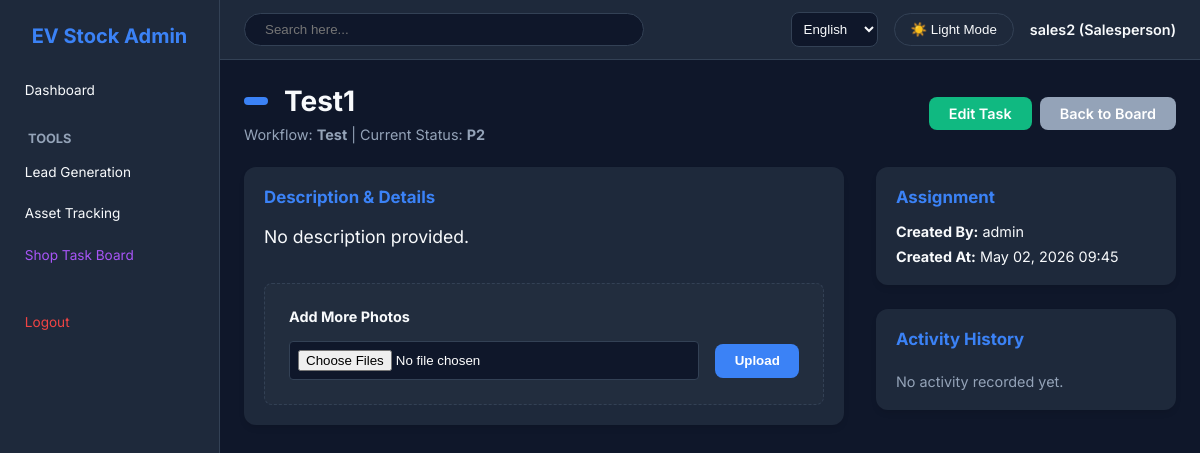
/tasks/1/ (signed in), run on an earlier commit of the app's database.
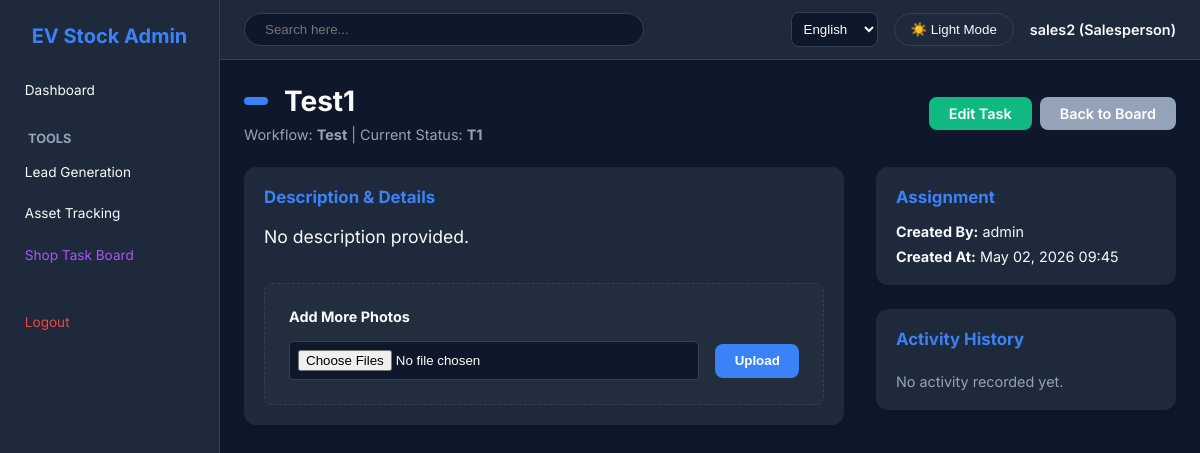
And on a later commit of the database.
### tasks/models.py (models this page shows, shortened)
class ShopTask(models.Model):
    template = models.ForeignKey(TaskTemplate, on_delete=models.CASCADE)
    task_number = models.CharField(max_length=20, unique=True, blank=True)
    title = models.CharField(max_length=200)
    description = models.TextField(blank=True, null=True)
    current_stage = models.ForeignKey(TaskStage, on_delete=models.PROTECT)
    assigned_to = models.ForeignKey(settings.AUTH_USER_MODEL, on_delete=models.SET_NULL, null=True, blank=True, related_name='tasks_assigned')
    external_assignee = models.CharField(max_length=100, blank=True, null=True)
    created_at = models.DateTimeField(auto_now_add=True)
    updated_at = models.DateTimeField(auto_now=True)

class TaskStage(models.Model):
    STAGE_TYPES = [
        ('START', 'Start'),
        ('MIDDLE', 'Ongoing'),
        ('END', 'End'),
    ]
    template = models.ForeignKey(TaskTemplate, on_delete=models.CASCADE, related_name='stages')
    name = models.CharField(max_length=100)
    stage_type = models.CharField(max_length=10, choices=STAGE_TYPES, default='MIDDLE')
    order = models.PositiveIntegerField(default=0)
    class Meta:
        ordering = ['order']

class TaskTemplate(models.Model):
    name = models.CharField(max_length=100)
    prefix = models.CharField(max_length=10, default="TASK")
    next_number = models.PositiveIntegerField(default=1)
    description = models.TextField(blank=True, null=True)
    created_at = models.DateTimeField(auto_now_add=True)

### core/models.py (models this page shows, shortened)
class User(AbstractUser):
    ROLE_CHOICES = (
        ('ADMIN', 'Admin'),
        ('SALES', 'Salesperson'),
        ('CUSTOMER', 'Customer'),
    )
    role = models.CharField(max_length=10, choices=ROLE_CHOICES, default='SALES')
    phone_number = models.CharField(max_length=20, blank=True, null=True)
    aadhar_number = models.CharField(max_length=20, blank=True, null=True)
    pan_number = models.CharField(max_length=20, blank=True, null=True)
    aadhar_front_photo = models.ImageField(upload_to='customers/aadhar/', blank=True, null=True)
    aadhar_back_photo = models.ImageField(upload_to='customers/aadhar/', blank=True, null=True)
    pan_photo = models.ImageField(upload_to='customers/pan/', blank=True, null=True)
    misc = models.JSONField(default=dict, blank=True, null=True)

### tasks/views.py (the view)
# urls.py: path('<int:task_id>/', views.task_detail, name='task_detail'),
@login_required
def task_detail(request, task_id):
    task = get_object_or_404(ShopTask, id=task_id)
    return render(request, 'tasks/task_detail.html', {'task': task})

### templates/tasks/task_detail.html (shortened to what the changed rows need)
{% extends 'base.html' %}
{% load i18n %}
{% block content %}
<div class="header">
    <div>
        <div style="display: flex; align-items: center; gap: 1rem;">
            <span style="font-weight: 700; background: var(--primary); color: white; padding: 0.25rem 0.75rem; border-radius: 4px;">
            </span>
            <h1>{{ task.title }}</h1>
        </div>
        <p style="color: var(--text-muted); margin-top: 0.5rem;">
            {% trans "Workflow:" %} <strong>{{ task.template.name }}</strong> |
            {% trans "Current Status:" %} <strong>{{ task.current_stage.name }}</strong>
        </p>
    </div>
</div>
<div class="grid" style="grid-template-columns: 2fr 1fr; gap: 2rem;">
    <div class="card">
        <h3 style="margin-bottom: 1rem; color: var(--primary);">{% trans "Description & Details" %}</h3>
        <div style="white-space: pre-wrap; margin-bottom: 2rem; color: var(--text-color); font-size: 1.1rem; line-height: 1.6;">{{ task.description|default:"No description provided." }}</div>
        <div style="background: rgba(255,255,255,0.02); padding: 1.5rem; border-radius: 8px; border: 1px dashed var(--border-color);">
            <h4 style="margin-bottom: 1rem;">{% trans "Add More Photos" %}</h4>
            <form action="{% url 'add_task_photo' task.id %}" method="post" enctype="multipart/form-data" style="display: flex; gap: 1rem; align-items: center;">
            </form>
        </div>
    </div>
    <div>
        <div class="card" style="margin-bottom: 1.5rem;">
            <div style="display: flex; flex-direction: column; gap: 0.5rem;">
                <p><strong>{% trans "Created By:" %}</strong> {{ task.assigned_to.username }}</p>
                <p><strong>{% trans "Created At:" %}</strong> {{ task.created_at|date:"M d, Y H:i" }}</p>
            </div>
        </div>
    </div>
</div>
{% endblock %}

What changed in the data, as far as the page shows it:
changed ShopTask "Test1": current_stage.name "P2" → "T1"
